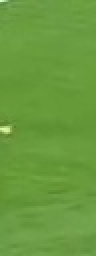
#> input picture dataset/neg/negative/fundo10058.jpg, 48 x 128 px (shown 2 times larger); its folder holds 4 pictures in this run
$ python training.py
#> lines starting #> are read from the running program, lines starting #| are printed output that depends on the picture
import cv2
import numpy as np
import random

from glob import glob
from pdb import set_trace as pause

from sklearn.ensemble import AdaBoostClassifier

neg_dirs = ["dataset/neg/novo","dataset/neg/negative"]
pos_dirs = ["dataset/pos/cam_a","dataset/pos/cam_b","dataset/pos/positive"]
# pos_dirs = ["dataset/pos/positive"]

neg_files, pos_files = [], []
for path in neg_dirs: neg_files += glob(path + "/*.jpg")
#> pass 2 of the loop `for path in neg_dirs: neg_files += glob(path + "/*.jpg")`:
for path in pos_dirs: pos_files += glob(path + "/*.jpg")
#> pass 2 of the loop `for path in pos_dirs: pos_files += glob(path + "/*.jpg")`:
#> pass 3 of the loop `for path in pos_dirs: pos_files += glob(path + "/*.jpg")`:


if __name__ == "__main__":

	test_size = .20 # 20% of the dataset

	winSize 			= (32,96)
	blockSize 			= (16,16)
	blockStride 		= (8,8)
	cellSize 			= (8,8)
	nbins 				= 9

	hog = cv2.HOGDescriptor(winSize,blockSize,blockStride,cellSize,nbins)

	all_files = pos_files + neg_files

	data_train,data_test   = [],[]
	label_train,label_test = [],[]

	for i,file in enumerate(all_files):

		I = cv2.imread(file)
#> I is the input picture: shape (128, 48, 3); mean B, G, R 61.9, 154.8, 104.6
		I = cv2.resize(I,winSize)
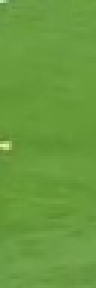
#> I: shape (96, 32, 3) (shown 3 times larger); mean B, G, R 61.8, 154.7, 104.6
		H = hog.compute(I)
#> H = 1188 values, max 0.324 at index 696, min 0.00219 at index 612, mean 0.14
		cl = 1 if i < len(pos_files) else 0

		if random.random() < test_size:
			data_test.append(H)
			label_test.append(cl)
		else:
			data_train.append(H)
			label_train.append(cl)
#> pass 2 of the loop `for i,file in enumerate(all_files):`:
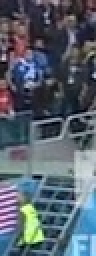
#> input picture dataset/neg/negative/fundo1010.jpg, 48 x 128 px (shown 2 times larger)
#> I is the input picture: shape (128, 48, 3); mean B, G, R 108.4, 96.7, 86.4
#> `I = cv2.resize(I,winSize)`:
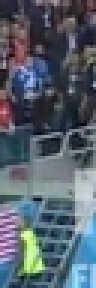
#> I: shape (96, 32, 3) (shown 3 times larger); mean B, G, R 108.2, 96.5, 86.2
#> H = 1188 values, max 0.282 at index 652, min 0.011 at index 338, mean 0.152
#> pass 3 of the loop `for i,file in enumerate(all_files):`:
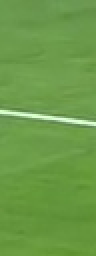
#> input picture dataset/neg/negative/fundo12758.jpg, 48 x 128 px (shown 2 times larger)
#> I is the input picture: shape (128, 48, 3); mean B, G, R 72.2, 155, 107.2
#> `I = cv2.resize(I,winSize)`:
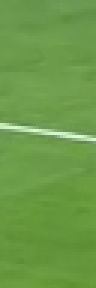
#> I: shape (96, 32, 3) (shown 3 times larger); mean B, G, R 72.1, 154.9, 107.2
#> H = 1188 values, max 0.475 at index 949, min 0 at index 161, mean 0.13
#> the loop made 4 passes; the first 3 are shown

	data_train,data_test,label_train,label_test = [np.array(d).squeeze() for d in [data_train,data_test,label_train,label_test]]
	print("Dimensão final:",data_train.shape[1])
#| Dimensão final: 1188
	print("Tamanho do conjunto de treinamento:",data_train.shape[0])
#| Tamanho do conjunto de treinamento: 4
	print("Tamanho do conjunto de teste:",data_test.shape[0])
#| Tamanho do conjunto de teste: 0
	print("Dados coletados")
	print("Treinando AdaBoost")
	model = AdaBoostClassifier(n_estimators=200, random_state=0)
	model.fit(data_train,label_train)

#> (the run stopped early here; a loop or call above may not have finished)
